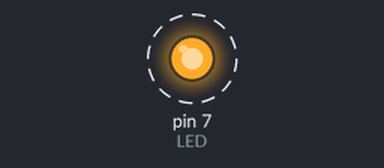
Recording of a sketch running on a simulated Arduino Uno, built with avr-gcc and run on an emulated ATmega328P. On the bench: output pins drawn as LEDs (lit = HIGH). Dashed ring = blinking. At 2.0 s the program stops and its outputs stay as they are.

Above: at 1.05 s.
Timing chart, 0 to 3.5 s (numbered marks = the images above):
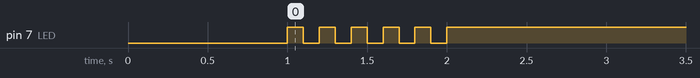

The sketch:

05_practice_2.ino
```cpp
#define LED 7
void setup(){
  pinMode(LED,OUTPUT);
  digitalWrite(LED,0);
  delay(1000);
  digitalWrite(LED,1);
}

void loop(){
  int i;
  i=0;
  while(i<5){
    delay(100);
    digitalWrite(LED,0);
    delay(100);
    digitalWrite(LED,1);
    i=i+1;
  }
  while(1){//infinite loop
    digitalWrite(LED,1);
  }
}
```

Measured:
- by itself, pin 7 (LED): alternates HIGH for 0.10 s and LOW for 0.10 s, 10 changes in all, then stays HIGH
